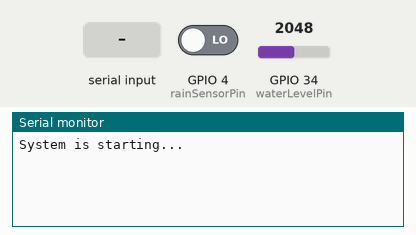
Simulated run of this sketch. Board: ESP32. Shown: the last lines printed to the serial monitor. Inputs (shaded band) come from the test bench; at power-on: GPIO 4 (rainSensorPin) LOW, GPIO 34 (waterLevelPin) = 2048.

Above: at 1.8 s.
1.9 s: GPIO 4 (rainSensorPin) driven HIGH
At 2.8 s:
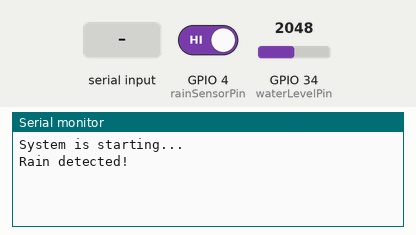
4.5 s: "RESET" received over Serial
At 6.8 s:
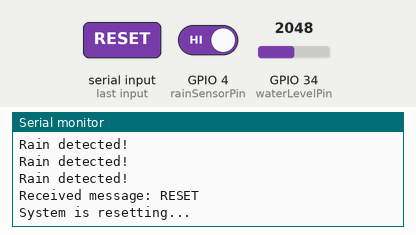
7.5 s: "1" received over Serial
At 9.6 s:
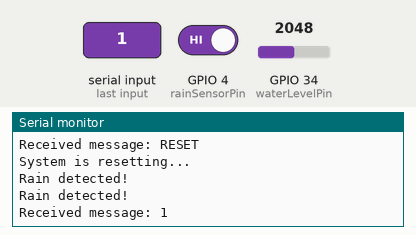

Measured:
- after the input at 1.9 s, the serial monitor: prints a new line after 0.10 s (image 1)
- after the input at 4.5 s, the serial monitor: prints a new line after 1.5 s (image 2)
- after the input at 7.5 s, the serial monitor: prints a new line after 1.5 s (image 3)

The sketch:

FloodProtection.ino
```cpp
// Bismillahir Rahmanir Rahim ...

// পিন ডেফিনেশন
const int rainSensorPin = 4;    // Rain sensor connected to GPIO 4 (Digital Pin)
const int waterLevelPin = 34;   // Water level sensor connected to GPIO 34 (Analog Pin)

// সময়ের জন্য ভেরিয়েবল
unsigned long lastTime = 0;
unsigned long interval = 18000; // 3 minutes in milliseconds (3 minutes interval for water level rising)

void setup() {
  // Serial Monitor শুরু করুন
  Serial.begin(115200);

  // Rain sensor পিন ইনিশিয়ালাইজ করুন
  pinMode(rainSensorPin, INPUT);

  // Water level sensor পিন ইনিশিয়ালাইজ করুন
  pinMode(waterLevelPin, INPUT);

  Serial.println("System is starting...");
}

void loop() {
  // Rain sensor থেকে ডাটা পড়া
  int rainStatus = digitalRead(rainSensorPin);

  if (rainStatus == HIGH) {
    Serial.println("Rain detected!");  // Rain message print
  }

  // Water level sensor থেকে অ্যানালগ ডাটা পড়া
  int waterLevel = analogRead(waterLevelPin);

  // Water level দ্রুত বাড়লে সতর্কতা পাঠানো
  if (waterLevel > 400) { // এই মানটি আপনার সেন্সর অনুযায়ী পরিবর্তন করতে হবে
    unsigned long currentTime = millis();
    if (currentTime - lastTime > interval) {
      Serial.println("Water level rising quickly!");  // Water level alert print
      lastTime = currentTime;
    }
  }

  // Serial Monitor থেকে কমান্ড/বার্তা গ্রহণ করা
  if (Serial.available() > 0) {
    String receivedMessage = Serial.readString();  // সিরিয়াল থেকে ইনপুট গ্রহণ
    Serial.print("Received message: ");  // ইনপুট বার্তা প্রিন্ট করা
    Serial.println(receivedMessage);

    // যদি প্রাপ্ত বার্তা "RESET" হয়, তাহলে কিছু অ্যাকশন নেওয়া
    if (receivedMessage == "RESET") {
      Serial.println("System is resetting...");  // সিস্টেম রিসেট বার্তা প্রিন্ট
      // আপনি এখানে কোন ফাংশন কল করতে পারেন
    }
  }

  delay(1000); // 1 second delay before next reading
}
```
